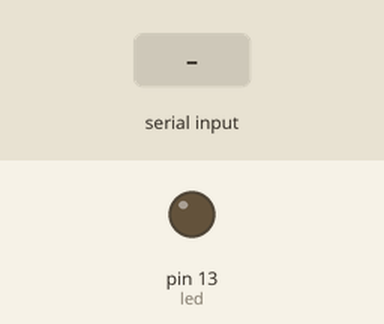
Simulated run of this sketch. Board: Arduino Uno, built with avr-gcc and run on an emulated ATmega328P. Parts: output pins drawn as LEDs (lit = HIGH). The inputs (shaded band) are chosen by the test bench. What the sketch prints to the serial monitor is not drawn.

Above: at 1.2 s.
1.3 s: "1" received over Serial
At 2.5 s:
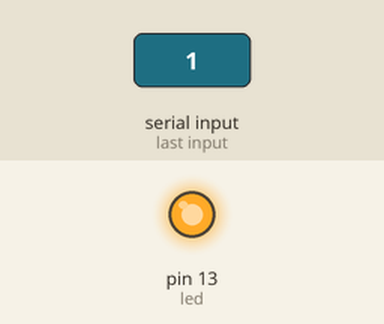
2.8 s: "0" received over Serial
At 3.3 s:
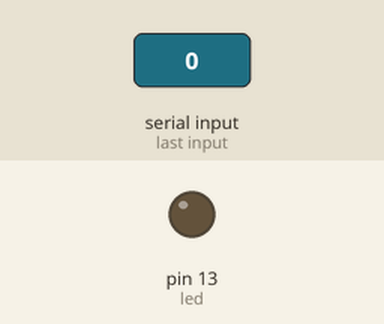
Timing chart, 0 to 5.8 s (numbered marks = the images above; inputs shaded):
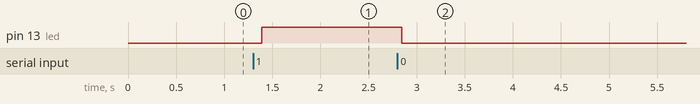

Measured:
- after the input at 1.3 s, pin 13 (led): LOW → HIGH after 0.09 s
- after the input at 2.8 s, pin 13 (led): HIGH → LOW at once

The sketch:

test_serial.ino
```cpp
int led = 13;
int val;
int cnt = 0;
unsigned long t, sec;

void setup() {

  Serial.begin(9600);
  pinMode(led, OUTPUT);
  digitalWrite(led, LOW);
}

void loop() {
  cnt++;
  if(Serial.available())
    val = Serial.read();

  if('1' == val)
    digitalWrite(led, HIGH);
  if('0' == val)
    digitalWrite(led, LOW);
  t=millis();
  sec = t / 1000;
  Serial.print("'");
  Serial.print(sec/3600);
  Serial.print(":");
  Serial.print((sec%3600)/60);
  Serial.print(":");
  Serial.print((sec%3600)%60);
  Serial.print("': [");

  for (int i = 0; i < 42; i++)
  {
    double imp = cnt*(1e+2) + i;
    Serial.print(imp);
    Serial.print(", ");
  }
  Serial.print(cnt);
  Serial.println("]");
  /*Serial.println("'01:09:19': [0001.10, 3922.11, 5322.49, 3244.96, 4134.93, 4122.32, 4127.32, 0],");
  delay(500);
  Serial.println("'01:09:23': [1001.10, 3922.11, 5322.49, 3244.96, 4134.93, 6432.55, 4127.32, 0],");
  delay(500);
  Serial.println("'01:09:30': [2001.05, 5122.99, 2352.25, 4459.23, 3551.74, 5632.14, 3861.65, 0],");
  delay(500);
  Serial.println("'01:09:36': [3001.11, 3002.22, 3003.33, 3004.44, 3005.55, 6614.22, 3006.66, 0],");
  delay(500);
  Serial.println("'01:09:44': [4001.11, 4002.22, 2352.25, 4459.23, 3551.74, 5614.22, 3861.65, 0],");
  delay(500);
  Serial.println("'01:10:10': [5001.11, 5122.99, 2352.25, 4459.23, 3551.74, 7614.22, 3861.65, 0],");
  delay(500);
  Serial.println("'01:10:21': [6001.87, 8244.14, 8451.53, inf, 7853.43, 6614.22, 7997.00, 1],");
  delay(500);
  Serial.println("'01:10:25': [7001.78, inf, 7682.11, 6932.89, inf, 69614.22, 7686.26, 2],");
  delay(500);
  Serial.println("'01:10:30': [8001.87, 8244.14, 8451.53, inf, 7853.43, 6614.22, 7997.00, 1],");
  delay(500);
  Serial.println("'01:10:36': [9001.87, 9244.14, 9451.53, 8614.22, inf, 7853.43, 7997.00, 1],");
  delay(500);
  Serial.println("'01:10:43': [1101.78, 1153.43, inf, 3612.22, 6932.89, inf, 7686.26, 2],");
  delay(500);
  Serial.println("'01:10:49': [1201.53, 9001.44, 7682.11, 9614.22, 6932.89, 9744.11, 7686.26, 0],");
  delay(500);
  Serial.println("'01:10:58': [1301.53, 9001.44, 7682.11, 6932.89, 9744.11, 8614.22, 8831.55, 0],");
  delay(500);
  */
}
```
